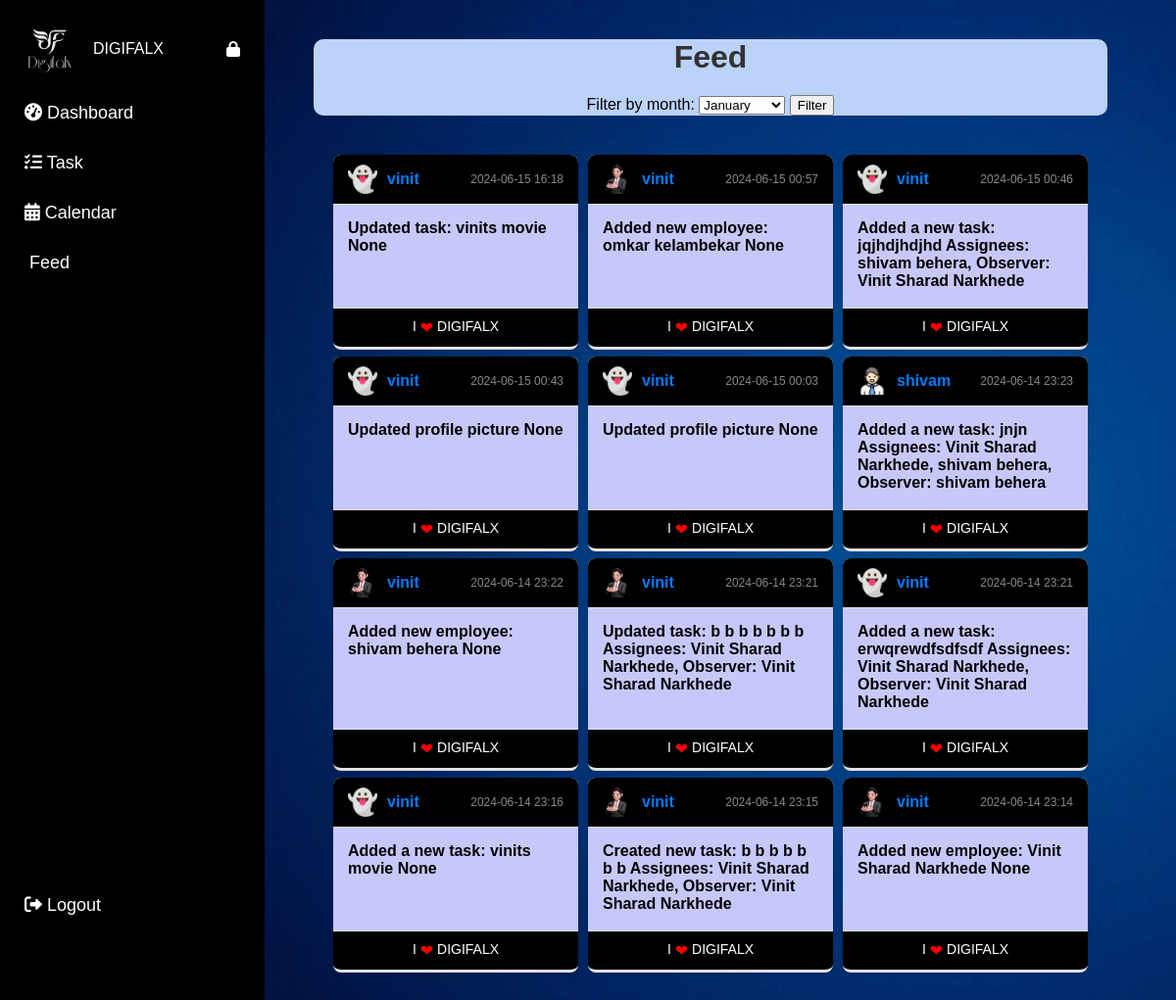
The app's page /feed with its own data.
### app.py (models this page shows, shortened)
class FeedEntry(db.Model):
    id = db.Column(db.Integer, primary_key=True)
    admin_id = db.Column(db.Integer, db.ForeignKey('admin.id'), nullable=True)
    employee_id = db.Column(db.Integer, db.ForeignKey('employee.id'), nullable=True)
    action = db.Column(db.String(255), nullable=False)
    details = db.Column(db.String(255), nullable=True)
    timestamp = db.Column(db.DateTime, default=datetime.utcnow)
    admin = db.relationship('Admin', backref=db.backref('feed_entries', lazy=True))
    employee = db.relationship('Employee', backref=db.backref('feed_entries', lazy=True))

class Employee(db.Model):
    id = db.Column(db.Integer, primary_key=True)
    username = db.Column(db.String(150), nullable=False, unique=True)
    password = db.Column(db.String(150), nullable=False)
    name = db.Column(db.String(100), nullable=False)
    email = db.Column(db.String(100), nullable=False)
    position = db.Column(db.String(100), nullable=False)
    joining_date = db.Column(db.Date, nullable=False, default=datetime.utcnow)
    profile_picture = db.Column(db.String(120), nullable=True)
    group_id = db.Column(db.Integer, db.ForeignKey('group.id'), nullable=True)
    events = db.relationship('Event', backref='employee', lazy=True)
    time_entries = db.relationship('TimeEntry', backref='employee', lazy=True)
    tasks = db.relationship('Task', backref='assigned_employee', foreign_keys=[Task.employee_id], lazy=True)
    observed_tasks = db.relationship('Task', backref='observer_employee', foreign_keys=[Task.observer_id], lazy=True)

class Admin(db.Model):
    id = db.Column(db.Integer, primary_key=True)
    username = db.Column(db.String(150), nullable=False, unique=True)
    password = db.Column(db.String(150), nullable=False)
    email = db.Column(db.String(150), nullable=False)
    position = db.Column(db.String(150), nullable=False)

### app.py (the view)
@app.route('/feed', methods=['GET'])
def feed():
    month = request.args.get('month', None)
    if month:
        month_start = datetime.strptime(month, '%Y-%m')
        month_end = (month_start.replace(day=28) + timedelta(days=4)).replace(day=1) - timedelta(days=1)
        feed_entries = FeedEntry.query.filter(FeedEntry.timestamp >= month_start, FeedEntry.timestamp <= month_end).order_by(FeedEntry.timestamp.desc()).all()
    else:
        feed_entries = FeedEntry.query.order_by(FeedEntry.timestamp.desc()).all()
    months = [
        {'name': 'January', 'value': '2024-01'},
        {'name': 'February', 'value': '2024-02'},
        {'name': 'March', 'value': '2024-03'},
        {'name': 'April', 'value': '2024-04'},
        {'name': 'May', 'value': '2024-05'},
        {'name': 'June', 'value': '2024-06'},
        {'name': 'July', 'value': '2024-07'},
        {'name': 'August', 'value': '2024-08'},
        {'name': 'September', 'value': '2024-09'},
        {'name': 'October', 'value': '2024-10'},
        {'name': 'November', 'value': '2024-11'},
        {'name': 'December', 'value': '2024-12'},
    ]
    selected_month = month
    return render_template('feed.html', feed_entries=feed_entries, months=months, selected_month=selected_month)

### templates/feed.html (shortened to what this page needs)
<!doctype html>
<html lang="en">
<head>
  <link rel="stylesheet" href="https://cdnjs.cloudflare.com/ajax/libs/font-awesome/6.0.0-beta3/css/all.min.css">
</head>
<body>
  <div class="sidebar" id="mySidebar">
    <div class="sidebar-header">
        <img src="/static/images/logo.png" alt="Logo" class="sidebar-logo">
        <span class="sidebar-text">DIGIFALX</span>
        <i class="fas fa-lock" id="lockIcon" onclick="toggleLock()"></i>
    </div>
    <a href="{{ url_for('userhome') }}"><i class="fas fa-tachometer-alt"></i> <span
            class="menu-text">Dashboard</span></a>
    <a href="#" onclick="showtaskPage()"><i class="fas fa-tasks"></i> <span class="menu-text">Task</span></a>
    <a href="#" onclick="eventPage()"><i class="fas fa-calendar-alt"></i> <span
            class="menu-text">Calendar</span></a>
            <a href="{{ url_for('feed') }}"> <span
                class="menu-text">Feed</span></a>
    <a href="{{ url_for('logout') }}" class="logout"><i class="fas fa-sign-out-alt"></i> <span
            class="menu-text">Logout</span></a>
</div>
<div id="main" class="content">
  <div class="filter-container">
    <h1>Feed</h1>
    <form method="GET" action="{{ url_for('feed') }}">
      <label for="month">Filter by month:</label>
      <select name="month" id="month">
        {% for month in months %}
        <option value="{{ month.value }}" {% if selected_month==month.value %}selected{% endif %}>{{ month.name }}
        </option>
        {% endfor %}
      </select>
      <button type="submit">Filter</button>
    </form>
  </div>
  <div class="feed-container">
    {% for entry in feed_entries %}
    <div class="feed-entry">
      <div class="header">
        {% if entry.admin %}
        <img src="{{ url_for('static', filename='profile_pics/admindefault.png') }}" alt="Admin Profile Picture"
          class="profile-pic admin">
        <span class="username">{{ entry.admin.username }}</span>
        {% else %}
        {% if entry.employee and entry.employee.profile_picture %}
        <img src="{{ url_for('static', filename='profile_pics/' ~ entry.employee.profile_picture) }}"
          alt="Employee Profile Picture" class="profile-pic">
        {% else %}
        <img src="{{ url_for('static', filename='profile_pics/default.png') }}" alt="Default Profile Picture"
          class="profile-pic">
        {% endif %}
        <span class="username">{{ entry.employee.username if entry.employee else 'Unknown' }}</span>
        {% endif %}
        <span class="timestamp">{{ entry.timestamp.strftime('%Y-%m-%d %H:%M') }}</span>
      </div>
      <div class="content">
        {% if entry.admin %}
          <strong>{{ entry.action }} {{ entry.details }}</strong>
        {% else %}
          <strong>{{ entry.action }} {{ entry.details }}</strong>
        {% endif %}
      </div>
      <div class="footer">
        I <span class="heart">❤</span> DIGIFALX
      </div>
    </div>
    {% endfor %}
  </div>
</div>
</body>
</html>

### templates/feed.html (style rules this page uses)
body { font-family: 'Trebuchet MS', 'Lucida Sans Unicode', 'Lucida Grande', 'Lucida Sans', Arial, sans-serif; background-color: #f4f4f9; background-image: url(/static/images/bg.png); margin: 0; padding: 0; padding-left: 50px; padding-right: 50px; }
.sidebar { height: 100%; width: 270px; position: fixed; top: 0; left: 0; background-color: black; overflow-x: hidden; transition: 0.5s; padding-top: 0; z-index: 1000; }
.sidebar-header { display: flex; align-items: center; padding: 15px 25px; color: white; margin-top: 10px; }
.sidebar-logo { width: 50px; height: 50px; margin-right: 20px; }
.sidebar-text { flex-grow: 1; }
#lockIcon { cursor: pointer; }
.sidebar a { padding: 15px 25px; text-decoration: none; font-size: large; color: rgb(255, 255, 255); display: block; transition: 0.3s; }
.sidebar a.logout { position: absolute; bottom: 80px; width: 100%; }
#main { transition: margin-left 0.5s; padding: 20px; margin-left: 250px; }
h1 { text-align: center; margin: 20px 0; color: #333; }
.filter-container { text-align: center; margin-bottom: 20px; background: #bbd2f9; border-radius: 10px; }
.feed-container { display: grid; grid-template-columns: repeat(auto-fill, minmax(250px, 1fr)); gap: 10px; padding: 20px; }
.feed-entry { background-color: #fff; border-radius: 8px; box-shadow: 0 2px 5px rgba(0, 0, 0, 0.1); transition: border-color 0.3s ease, box-shadow 0.3s ease; position: relative; display: flex; flex-direction: column; overflow: hidden; height: 100%; border-bottom: 3px solid #e0e0e0; }
.feed-entry .header { background-color: #000000; padding: 10px 15px; display: flex; align-items: center; border-bottom: 1px solid #e0e0e0; }
.feed-entry .header .profile-pic { width: 30px; height: 30px; object-fit: cover; margin-right: 10px; }
.feed-entry .header .profile-pic.admin { border-radius: 0; }
.feed-entry .header .username { font-weight: bold; color: #007BFF; }
.feed-entry .header .timestamp { font-size: 12px; color: #888; margin-left: auto; }
.feed-entry .content { display: flex; align-items: left; padding: 15px; flex-grow: 1; background: #c7c8fa; }
.feed-entry .footer { padding: 10px 15px; background-color: #000000; text-align: center; border-top: 1px solid #e0e0e0; font-size: 14px; color: #ffffff; }
.feed-entry .footer .heart { color: red; font-size: 16px; vertical-align: middle; }

### records on screen
FeedEntry: profile_picture (picture), employee "vinit", timestamp "2024-06-15 16:18", action "Updated task: vinits movie", details "None"
FeedEntry: admin.username "vinit", timestamp "2024-06-15 00:57", action "Added new employee: omkar kelambekar", details "None"
FeedEntry: profile_picture (picture), employee "vinit", timestamp "2024-06-15 00:46", action "Added a new task: jqjhdjhdjhd", details "Assignees: shivam behera, Observer: Vinit Sharad Narkhede"
FeedEntry: profile_picture (picture), employee "vinit", timestamp "2024-06-15 00:43", action "Updated profile picture", details "None"
FeedEntry: profile_picture (picture), employee "vinit", timestamp "2024-06-15 00:03", action "Updated profile picture", details "None"
FeedEntry: employee "shivam", timestamp "2024-06-14 23:23", action "Added a new task: jnjn", details "Assignees: Vinit Sharad Narkhede, shivam behera, Observer: shivam behera"
FeedEntry: admin.username "vinit", timestamp "2024-06-14 23:22", action "Added new employee: shivam behera", details "None"
FeedEntry: admin.username "vinit", timestamp "2024-06-14 23:21", action "Updated task: b b b b b b b", details "Assignees: Vinit Sharad Narkhede, Observer: Vinit Sharad Narkhede"
FeedEntry: profile_picture (picture), employee "vinit", timestamp "2024-06-14 23:21", action "Added a new task: erwqrewdfsdfsdf", details "Assignees: Vinit Sharad Narkhede, Observer: Vinit Sharad Narkhede"
FeedEntry: profile_picture (picture), employee "vinit", timestamp "2024-06-14 23:16", action "Added a new task: vinits movie", details "None"
FeedEntry: admin.username "vinit", timestamp "2024-06-14 23:15", action "Created new task: b b b b b b b", details "Assignees: Vinit Sharad Narkhede, Observer: Vinit Sharad Narkhede"
FeedEntry: admin.username "vinit", timestamp "2024-06-14 23:14", action "Added new employee: Vinit Sharad Narkhede", details "None"

### other values on screen
form field month "January"
